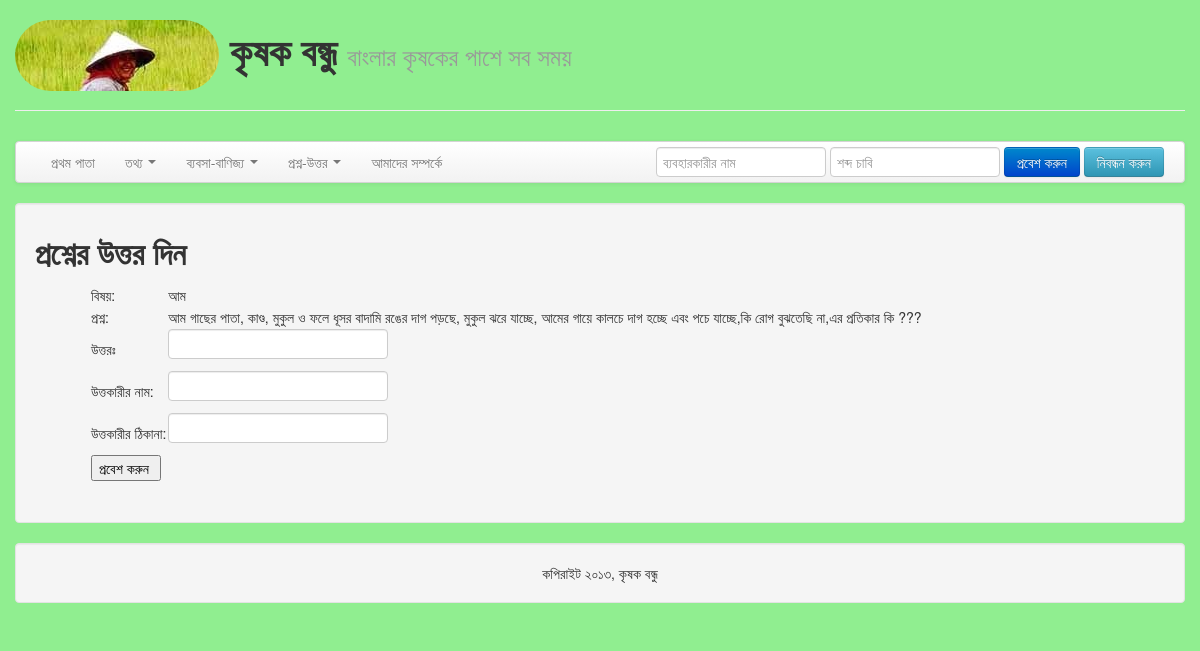
/index.php/question/questionUpdate/4, run on the app's committed database.
### tables this page shows
CREATE TABLE IF NOT EXISTS `question` (
  `question_id` int(255) NOT NULL AUTO_INCREMENT,
  `topic` varchar(50) NOT NULL,
  `question` varchar(5000) NOT NULL,
  `question_name` varchar(5000) NOT NULL,
  `question_address` varchar(5000) NOT NULL,
  `verified` int(11) NOT NULL DEFAULT '0',
  PRIMARY KEY (`question_id`)
);

### application/controllers/question.php (called while the page is built, shortened)
<?php
class Question extends CI_Controller{
		public function __construct()
		{
			$this->load->model("dbmodel");
			$this->load->helper("url");
			$this->load->helper(array('form', 'url'));
			$this->load->helper('array');
		}
		public function questionUpdate($id){
			$this->load->view('template/header');
			$this->load->view('template/menubar', $this->models->generate_menubar_data());
			$update_success = $this->dbmodel->questionUpdate($id);
			if($update_success->num_rows()>0)
			{
				  $data['update_success']=$update_success;
				  $this->load->view("question_update",$data);
			}
			$this->load->view('template/footer');
		}
}
?>

### index.php (called while the page is built, shortened)
<?php
require_once BASEPATH.'core/CodeIgniter.php';

### application/models/dbmodel.php (called while the page is built, shortened)
<?php
class Dbmodel extends CI_Model{
		public function questionUpdate($id)
		{
			$query="SELECT * FROM  question WHERE question_id='".$id."'";
				$update_success=$this->db->query($query);
				return $update_success;
		}
}
?>

### application/views/question_update.php (the view, shortened to what this page needs)
<div class="row-fluid">
<div class="span12 well">
<h2>প্রশ্নের উত্তর দিন</h2>
<table >
	<tr>
	<td>
	<?php
	foreach ($update_success->result_array() as $row){
	$id= $row['question_id'];
	?>
	<td width="50" align="left"></td>
	<td>
	<form method="post" action="<?php echo base_url() . "index.php/crop/questionUpdateFinal/" . $id; ?>" >
		<table>
			<tr>
				<td> বিষয়:</td>
				<td><?php echo $row['topic']; ?></td>
			</tr>
			<tr>
				<td>প্রশ্ন:</td>
				<td><?php echo $row['question']; ?></td>
			</tr>
			<tr>
				<td>উত্তরঃ </td>
				<td><input type="text" name="answer" /></td>
			</tr>
			<tr>
				<td>উত্তকারীর নাম:</td>
				<td><input type="text" name="answer_name" /></td>
			</tr>
			<tr>
				<td>উত্তকারীর ঠিকানা:</td>
				<td><input type="text" name="answer_address" /> </td>
			</tr>
			<tr> <td> <input type="submit" name="submit" value="প্রবেশ করুন " /> </td> </tr>
		</table>
	</form>
	<?php } ?>
	</div>
</div>
</div>

### data on the page
question: topic "আম", question "আম গাছের পাতা, কাণ্ড, মুকুল ও ফলে ধূসর বাদামি রঙের দাগ পড়ছে, মুকুল ঝরে যাচ্ছে, আমের গায়ে কালচে দাগ হচ্ছে এবং পচে যাচ্ছে,কি রোগ বুঝতেছি না,এর প্রতিকার কি ???"
